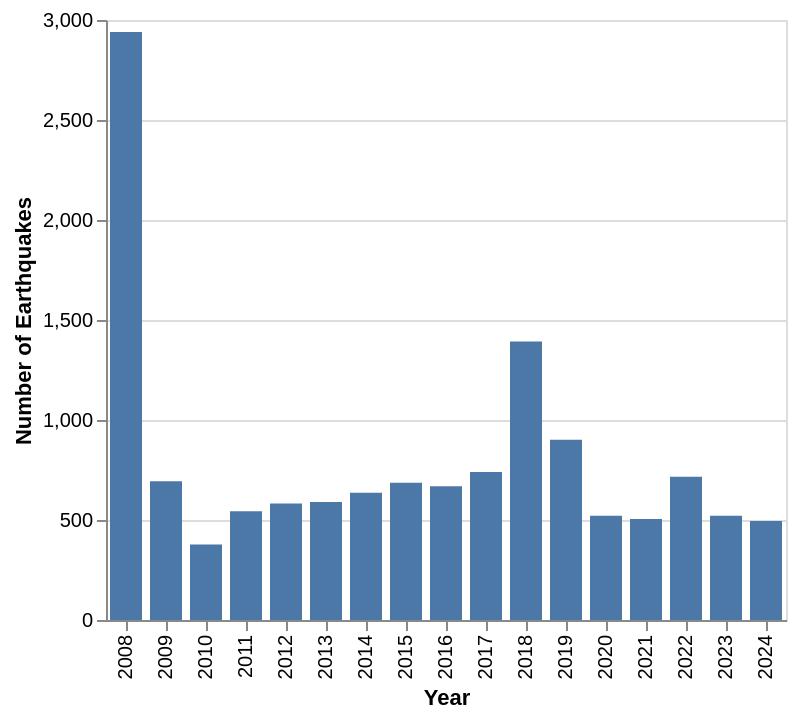

Express this chart as Vega-Lite.
### Vega-Lite specification from a JSON file in a GitHub repository (floating-point values rounded to 4 significant figures)
{"$schema": "https://vega.github.io/schema/vega-lite/v5.json", "description": "A bar chart with highlighting on hover and selecting on click. (Inspired by Tableau's interaction style.)", "data": {"values": [{"Year": "2008", "Number of Earthquakes": 2940}, {"Year": "2009", "Number of Earthquakes": 694}, {"Year": "2010", "Number of Earthquakes": 378}, {"Year": "2011", "Number of Earthquakes": 544}, {"Year": "2012", "Number of Earthquakes": 582}, {"Year": "2013", "Number of Earthquakes": 590}, {"Year": "2014", "Number of Earthquakes": 636}, {"Year": "2015", "Number of Earthquakes": 686}, {"Year": "2016", "Number of Earthquakes": 669}, {"Year": "2017", "Number of Earthquakes": 740}, {"Year": "2018", "Number of Earthquakes": 1392}, {"Year": "2019", "Number of Earthquakes": 901}, {"Year": "2020", "Number of Earthquakes": 521}, {"Year": "2021", "Number of Earthquakes": 505}, {"Year": "2022", "Number of Earthquakes": 716}, {"Year": "2023", "Number of Earthquakes": 521}, {"Year": "2024", "Number of Earthquakes": 495}]}, "params": [{"name": "highlight", "select": {"type": "point", "on": "pointerover"}}, {"name": "select", "select": "point"}], "mark": {"type": "bar", "fill": "#4C78A8", "stroke": "black", "cursor": "pointer"}, "encoding": {"x": {"field": "Year", "type": "ordinal"}, "y": {"field": "Number of Earthquakes", "type": "quantitative"}, "fillOpacity": {"condition": {"param": "select", "value": 1}, "value": 0.3}, "strokeWidth": {"condition": [{"param": "select", "empty": false, "value": 2}, {"param": "highlight", "empty": false, "value": 1}], "value": 0}}, "config": {"scale": {"bandPaddingInner": 0.2}}}
